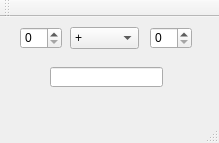
<?xml version="1.0" encoding="UTF-8"?>
<ui version="4.0">
 <class>MainWindow</class>
 <widget class="QMainWindow" name="MainWindow">
  <property name="geometry">
   <rect>
    <x>0</x>
    <y>0</y>
    <width>219</width>
    <height>143</height>
   </rect>
  </property>
  <property name="windowTitle">
   <string>MainWindow</string>
  </property>
  <widget class="QWidget" name="centralWidget">
   <widget class="QComboBox" name="comboBox">
    <property name="geometry">
     <rect>
      <x>70</x>
      <y>10</y>
      <width>69</width>
      <height>22</height>
     </rect>
    </property>
    <item>
     <property name="text">
      <string>+</string>
     </property>
    </item>
    <item>
     <property name="text">
      <string>-</string>
     </property>
    </item>
    <item>
     <property name="text">
      <string>*</string>
     </property>
    </item>
    <item>
     <property name="text">
      <string>/</string>
     </property>
    </item>
   </widget>
   <widget class="QSpinBox" name="spinBox">
    <property name="geometry">
     <rect>
      <x>20</x>
      <y>10</y>
      <width>42</width>
      <height>22</height>
     </rect>
    </property>
   </widget>
   <widget class="QSpinBox" name="spinBox_2">
    <property name="geometry">
     <rect>
      <x>150</x>
      <y>10</y>
      <width>42</width>
      <height>22</height>
     </rect>
    </property>
   </widget>
   <widget class="QLineEdit" name="lineEdit">
    <property name="geometry">
     <rect>
      <x>50</x>
      <y>50</y>
      <width>113</width>
      <height>20</height>
     </rect>
    </property>
   </widget>
  </widget>
  <widget class="QMenuBar" name="menuBar">
   <property name="geometry">
    <rect>
     <x>0</x>
     <y>0</y>
     <width>219</width>
     <height>21</height>
    </rect>
   </property>
  </widget>
  <widget class="QToolBar" name="mainToolBar">
   <attribute name="toolBarArea">
    <enum>TopToolBarArea</enum>
   </attribute>
   <attribute name="toolBarBreak">
    <bool>false</bool>
   </attribute>
  </widget>
  <widget class="QStatusBar" name="statusBar"/>
 </widget>
 <layoutdefault spacing="6" margin="11"/>
 <resources/>
 <connections/>
</ui>
